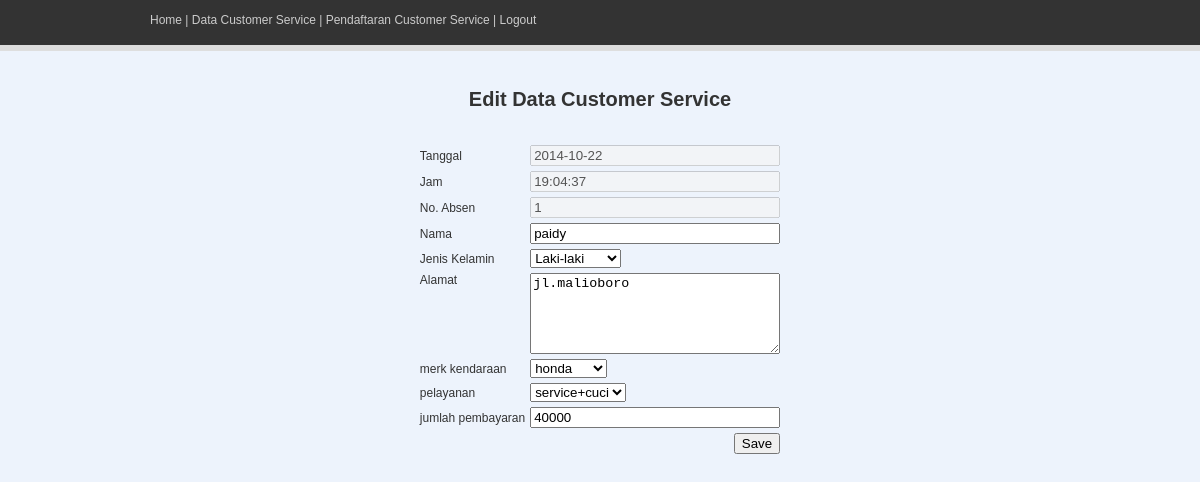
The app's page /edit.php?id=20141022190437 (signed in) with its own data.
### tables this page shows
CREATE TABLE IF NOT EXISTS `pengunjung` (
  `id` varchar(20) NOT NULL,
  `absen` int(255) NOT NULL,
  `nama` varchar(255) NOT NULL,
  `tanggal` date NOT NULL,
  `jam` time NOT NULL,
  `kategori` varchar(255) NOT NULL,
  `gender` varchar(255) NOT NULL,
  `alamat` varchar(255) NOT NULL,
  `keterangan` varchar(255) NOT NULL,
  `pelayanan` varchar(100) NOT NULL,
  `jmlbayar` int(11) NOT NULL,
  PRIMARY KEY (`id`)
);

### edit.php (the view, shortened to what this page needs)
<html>
	<head>
		<link rel="stylesheet" href="css/style.css" type="text/css">
	</head>
	<body>
    <center>
		<div id="container">
        	<div id="menu_utama">
            	<a href="home.php">Home</a> | <a href="tampil.php">Data Customer Service</a>  | <a href="submit.php">Pendaftaran Customer Service</a> | <a href="logout.php">Logout</a>
            </div>
            <div id="welcome">
            	Edit Data Customer Service
            </div>
           <div id="isi_data">
           		<form method="post" action="editData.php">
            <table cellspacing="3">
              <tr>
                <td>Tanggal</td>
                <td>
                	<?php
						$id = $_GET['id'];
						$resultt = mysql_query("SELECT * FROM pengunjung WHERE id = '$id'");
						$data2 = mysql_fetch_array($resultt);
						$absen=$data2['absen'];
						$nama=$data2['nama'];
						$tanggal=$data2['tanggal'];
						$jam=$data2['jam'];
						$kategori=$data2['kategori'];
						$gender=$data2['gender'];
						$alamat=$data2['alamat'];
						$pelayanan=$data2['pelayanan'];
						$jmlbayar=$data2['jmlbayar'];
					?>
                    <input disabled class="kotak" type="text" name="tanggal" value="<?php echo $tanggal; ?>">
                  </td>
              </tr>
              <tr>
                <td>Jam</td>
                <td>
                    <input disabled class="kotak" type="text" name="jam" value="<?php echo $jam; ?>">
                  </td>
              </tr>
              <tr>
                <td>No. Absen</td>
                <td>
                    <input disabled class="kotak" type="text" name="absen" value="<?php echo $absen; ?>">
                  </td>
              </tr>
              <tr>
                <td>Nama</td>
                <td><input class="kotak" type="text" name="nama" value="<?php echo $nama; ?>"></td>
              </tr>
              <tr>
                <td>Jenis Kelamin</td>
                <td>
                <select name="gender">
                	<option <?php if($gender == "L"){ ?> selected="true" <?php } ?>value="L">Laki-laki</option>
                </select>
                  </td>
              </tr>
              <tr>
                <td valign="top">Alamat</td>
                <td><textarea class="kotak" name="alamat" rows="5" ><?php echo $alamat; ?></textarea> </td>
              </tr>
			   <tr>
                <td>merk kendaraan</td>
                <td>
                <select name="kategori">
                	<option <?php if($kategori == "honda"){ ?> selected="true" <?php } ?> value="honda">honda</option>
                </select>
                </td>
              </tr>
			  <tr>
                <td>pelayanan</td>
                <td>
                <select name="pelayanan">
                    <option <?php if($pelayanan == "service+cuci"){ ?> selected="true" <?php } ?>value="service+cuci">service+cuci</option>
                </select>
                </td>
              </tr>
			  <tr>
                <td>jumlah pembayaran</td>
                <td><input class="kotak" type="text" name="jmlbayar" value="<?php echo $jmlbayar; ?>"></td>
              </tr>
              <tr>
                <td colspan="2" align="right"><input type="submit" value="Save"></td>
              </tr>
            </table>
          </form>
           </div>
        </div>
	</center>
	</body>
</html>

### css/style.css (style rules this page uses)
body { background:#edf3fc; background-image:url(../img/bg.jpg); background-repeat:repeat-x; background-position:top center; background-attachment:scroll; font-family:'Arial'; font-size:12px; color:#333; }
table { font-family:'Arial'; font-size:12px; }
#container { width:900px; height:0 auto; }
#menu_utama { width:auto; height:45px; color:#CCC; text-align:left; padding-top:5px; }
#welcome { width:500px; font-size:20px; font-weight:bold; padding-top:30px; }
#isi_data { width:0 auto; height:0 auto; margin-top:30px; }
.kotak { width:250px; }
a { text-decoration:none; color:#CCC; }

### records on screen
pengunjung: tanggal "2014-10-22", jam "19:04:37", absen "1", nama "paidy", gender "Laki-laki", alamat "jl.malioboro", kategori "honda", pelayanan "service+cuci", jmlbayar "40000"
